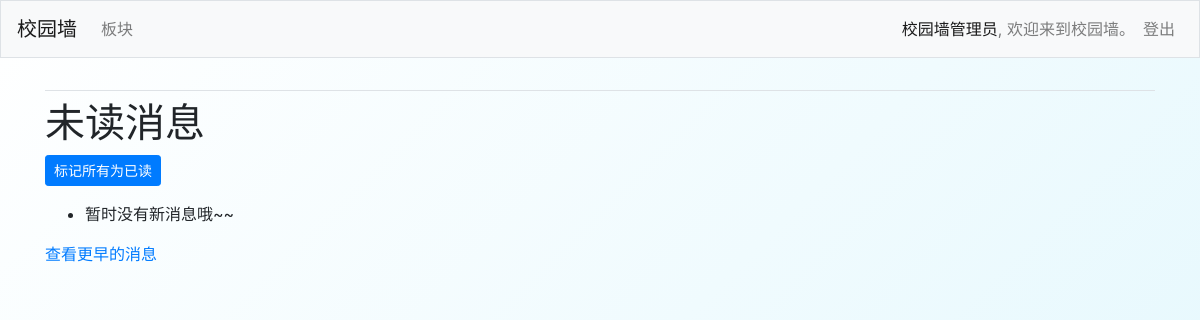
Before: /unread_messages (signed in) with the older database file.
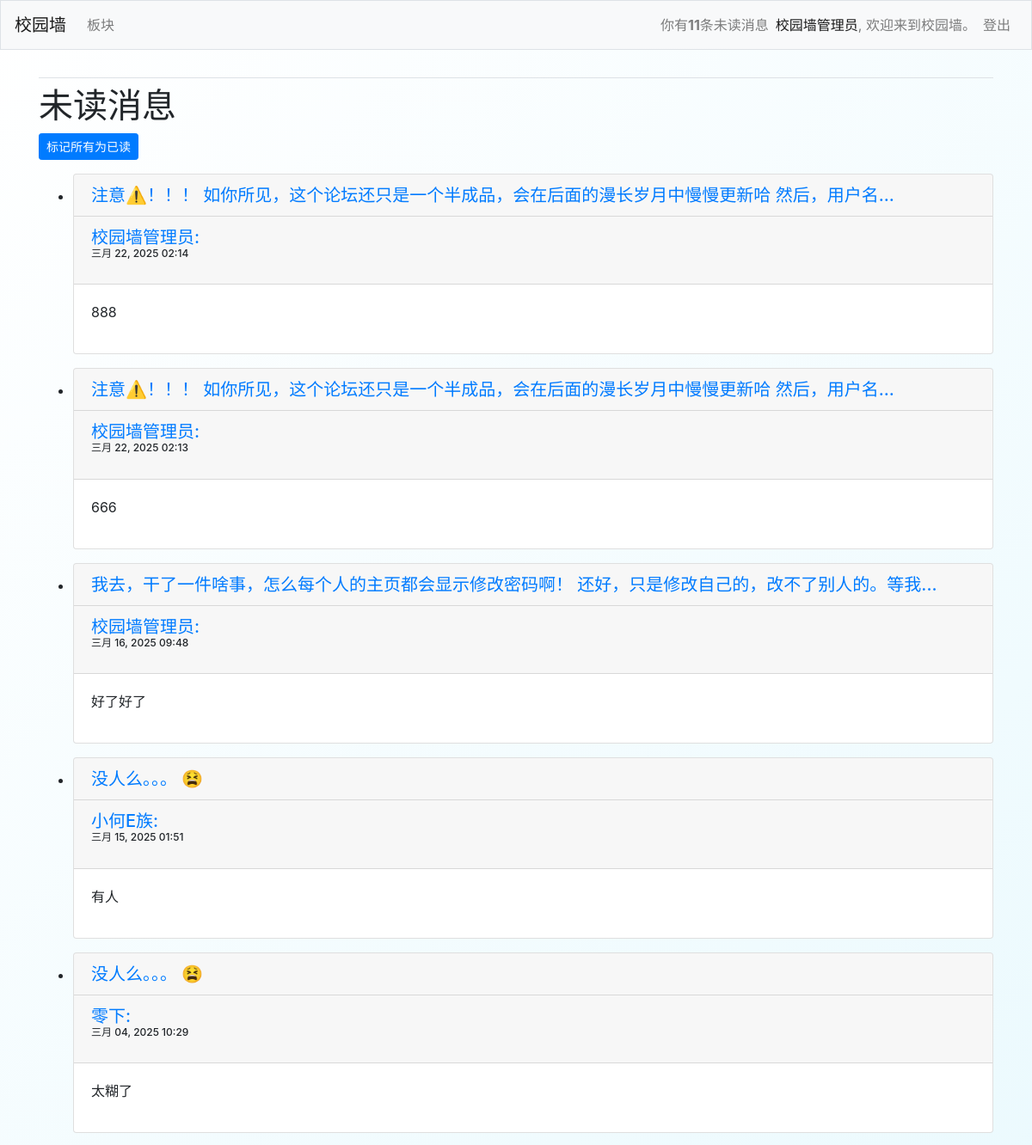
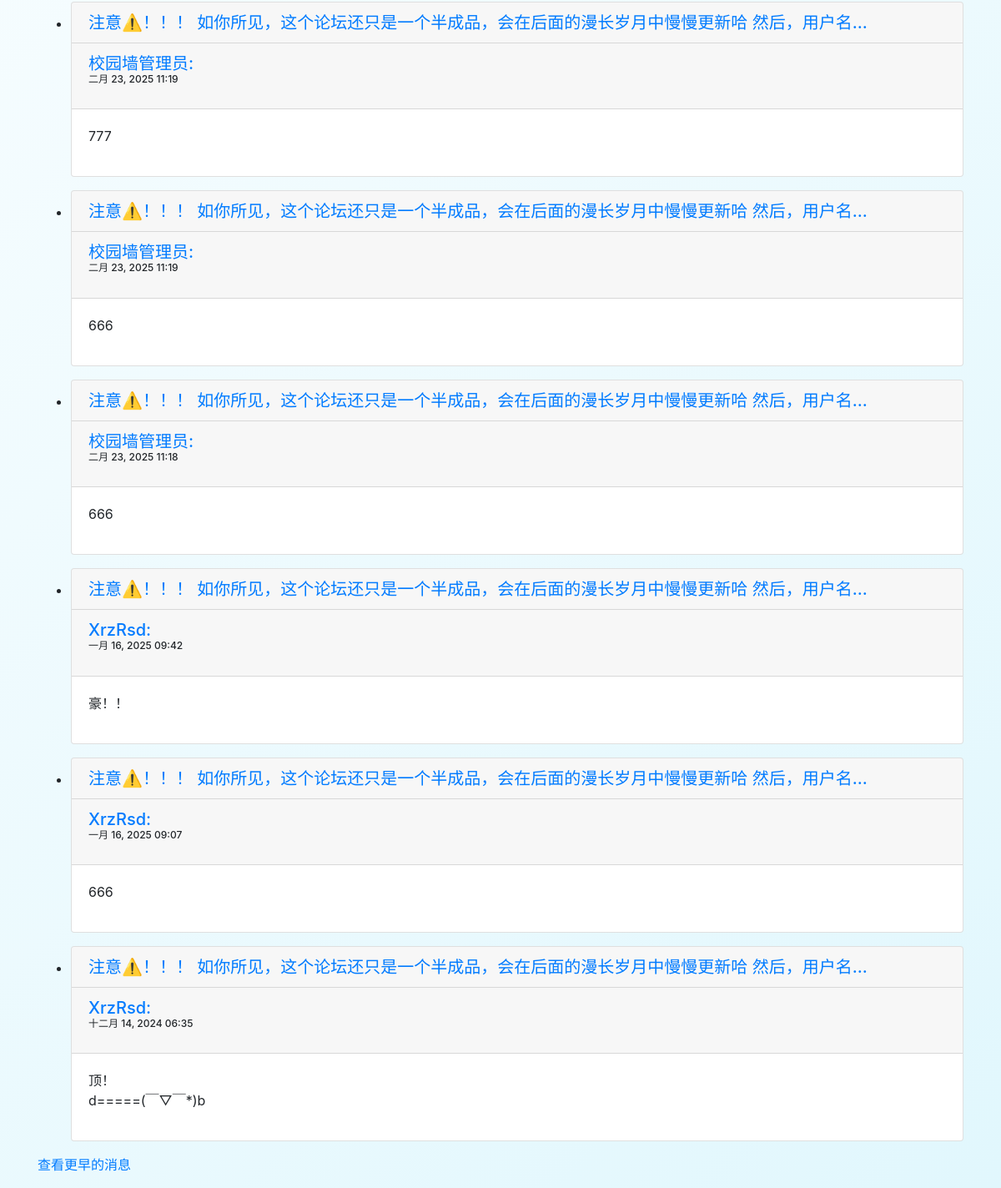
After: the same page with the newer database file (2 pictures, top to bottom).
### xyq_files/models.py (models this page shows, shortened)
class Reply(models.Model):
    entry = models.ForeignKey(Entry,on_delete=models.CASCADE)
    text = models.TextField()
    date_added = models.DateTimeField(auto_now=True)
    owner = models.ForeignKey(settings.AUTH_USER_MODEL,on_delete=models.CASCADE,null=True)
    is_read = models.BooleanField(default=False)
    class Meta:
        verbose_name_plural = 'replies'

class Entry(models.Model):
    topic = models.ForeignKey(Topic,on_delete=models.CASCADE)
    text = models.TextField()
    date_added = models.DateTimeField(auto_now=True)
    owner = models.ForeignKey(CustomUser,on_delete=models.CASCADE,null=True)
    is_read = models.BooleanField(default=False)
    class Meta:
        verbose_name_plural = 'entries'
    def __str__(self):
        if len(self.text)>50:
            return f"{self.text[:50]}..."
        else:
            return self.text

### users/models.py (models this page shows)
class CustomUser(AbstractUser):
    phone_number = models.CharField(max_length=15, blank=True, null=True)  # 允许 NULL
    introduction = models.CharField(max_length=400, blank=True, default='这个家伙很懒，还没有添加简介~~')

### xyq_files/views.py (the view)
# urls.py: path('unread_messages',views.unread_messages,name='unread_messages'),
@login_required
def unread_messages(request):
    unread_reply = Reply.objects.filter(entry__owner=request.user, is_read=False)
    unread_reply = unread_reply.order_by('-date_added')
    return render(request, 'xyq_files/unread_messages.html', {'unread_messages':unread_reply})

### xyq_files/context_processors.py (called while the page is built)
def unread_count_processor(request):
    if request.user.is_authenticated:
        unread_count = Reply.objects.filter(entry__owner=request.user, is_read=False).count()
    else:
        unread_count = 0
    return {'unread_count': unread_count}

### xyq_files/templates/xyq_files/unread_messages.html
{% extends 'xyq_files/base.html' %}
{% block content %}
<h1>未读消息</h1>
<p><a href="{% url 'xyq_files:mark_all_as_read' %}" class="btn btn-primary btn-sm">标记所有为已读</a></p>
<ul>
    {% for message in unread_messages %}
    <li>
        <div class="card mb-3">
            <h5 class="card-header">
                <a href="{% url 'xyq_files:entry' message.entry.id %}">{{ message.entry }}</a>
            </h5>
            <h5 class="card-header">
                <a href="{% url 'users:introduction' message.owner.id %}">{{ message.owner }}:</a>
                <p style="font-size: 12px;">
                    {{ message.date_added|date:'M d, Y h:i'}}
                </p>
            </h5>
            <div class="card-body">
                {{ message.text|linebreaks }}
            </div>
        </div>
    </li>
    {% empty %}
    <li>暂时没有新消息哦~~</li>
    {% endfor %}
</ul>
<p><a href="{% url 'xyq_files:all_messages' %}">查看更早的消息</a></p>
{% endblock %}

### xyq_files/templates/xyq_files/base.html (shortened to what this page needs)
<link rel="stylesheet" href="https://unpkg.com/bootstrap@4.6.2/dist/css/bootstrap-theme.min.css"
>
{% load bootstrap4 %}
<!doctype html>
<html lang="zh-CN">
<head>
    {% bootstrap_css %}
</head>
<body>
    <nav class="navbar navbar-expand-md navbar-light bg-light mb-4 border">
        <a class="navbar-brand" href="{% url 'xyq_files:index' %}">
            校园墙
        </a>
        <div class="collapse navbar-collapse" id="navbarCollapse">
            <ul class="navbar-nav mr-auto">
                <li class="nav-item">
                    <a class="nav-link" href="{% url 'xyq_files:topics' %}">板块</a>
                </li>
            </ul>
            <ul class="navbar-nav ml-auto">
                {% if user.is_authenticated %}
                    {% if unread_count > 0 %}
                        <li class="nav-item">
                            <a class="nav-link" href="{% url 'xyq_files:unread_messages' %}">你有<strong>{{ unread_count }}</strong>条未读消息</a></span>
                        </li>
                    {% endif %}
                    <li class="nav-item">
                        <span class="navbar-text"><a href="{% url 'users:introduction' user.id %}">{{ user.username }}</a>, 欢迎来到校园墙。</span>
                    </li>
                    <li class="nav-item">
                        <a class="nav-link" href="{% url 'users:logout' %}">登出</a>
                    </li>
                {% endif %}
            </ul>
        </div>
    </nav>
    <main role="main" class="container">
        <div class="pb-2 mb-2 border-bottom">
        </div>
        <div>
            {% block content %}{% endblock content %}
        </div>
    </main>
</body>
</html>

Changed rows visible on the page:
added Reply: entry "注意⚠️！！！ 如你所见，这个论坛还只是一个半成品，会在后面的漫长岁月中慢慢更新哈 然后，用户名...", owner "校园墙管理员", date_added "三月 22, 2025 02:14", text "888"
added Reply: entry "注意⚠️！！！ 如你所见，这个论坛还只是一个半成品，会在后面的漫长岁月中慢慢更新哈 然后，用户名...", owner "校园墙管理员", date_added "三月 22, 2025 02:13", text "666"
added Reply: entry "我去，干了一件啥事，怎么每个人的主页都会显示修改密码啊！ 还好，只是修改自己的，改不了别人的。等我...", owner "校园墙管理员", date_added "三月 16, 2025 09:48", text "好了好了"
added Reply: entry "没人么。。。 😫", owner "小何E族", date_added "三月 15, 2025 01:51", text "有人"
now on this page (row unchanged): Reply: entry "没人么。。。 😫", owner "零下", date_added "三月 04, 2025 10:29", text "太糊了"
now on this page (row unchanged): Reply: entry "注意⚠️！！！ 如你所见，这个论坛还只是一个半成品，会在后面的漫长岁月中慢慢更新哈 然后，用户名...", owner "校园墙管理员", date_added "二月 23, 2025 11:19", text "777"
now on this page (row unchanged): Reply: entry "注意⚠️！！！ 如你所见，这个论坛还只是一个半成品，会在后面的漫长岁月中慢慢更新哈 然后，用户名...", owner "校园墙管理员", date_added "二月 23, 2025 11:19", text "666"
now on this page (row unchanged): Reply: entry "注意⚠️！！！ 如你所见，这个论坛还只是一个半成品，会在后面的漫长岁月中慢慢更新哈 然后，用户名...", owner "校园墙管理员", date_added "二月 23, 2025 11:18", text "666"
now on this page (row unchanged): Reply: entry "注意⚠️！！！ 如你所见，这个论坛还只是一个半成品，会在后面的漫长岁月中慢慢更新哈 然后，用户名...", owner "XrzRsd", date_added "一月 16, 2025 09:42", text "豪！！"
now on this page (row unchanged): Reply: entry "注意⚠️！！！ 如你所见，这个论坛还只是一个半成品，会在后面的漫长岁月中慢慢更新哈 然后，用户名...", owner "XrzRsd", date_added "一月 16, 2025 09:07", text "666"
now on this page (row unchanged): Reply: entry "注意⚠️！！！ 如你所见，这个论坛还只是一个半成品，会在后面的漫长岁月中慢慢更新哈 然后，用户名...", owner "XrzRsd", date_added "十二月 14, 2024 06:35", text "顶！ d=====(￣▽￣*)b"
Other visible differences:
{{ unread_count }}: (not shown) → "11"
text no longer shown: "暂时没有新消息哦~~"
text now shown: "你有 条未读消息"
